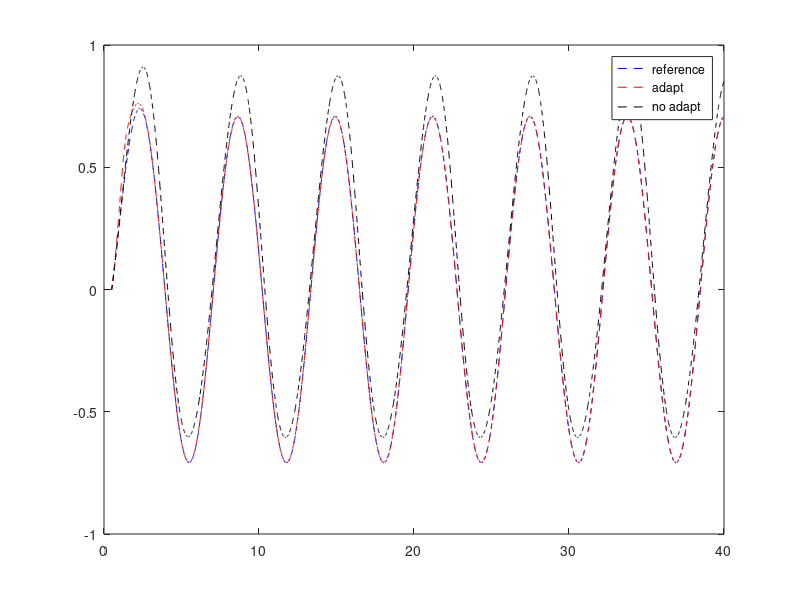
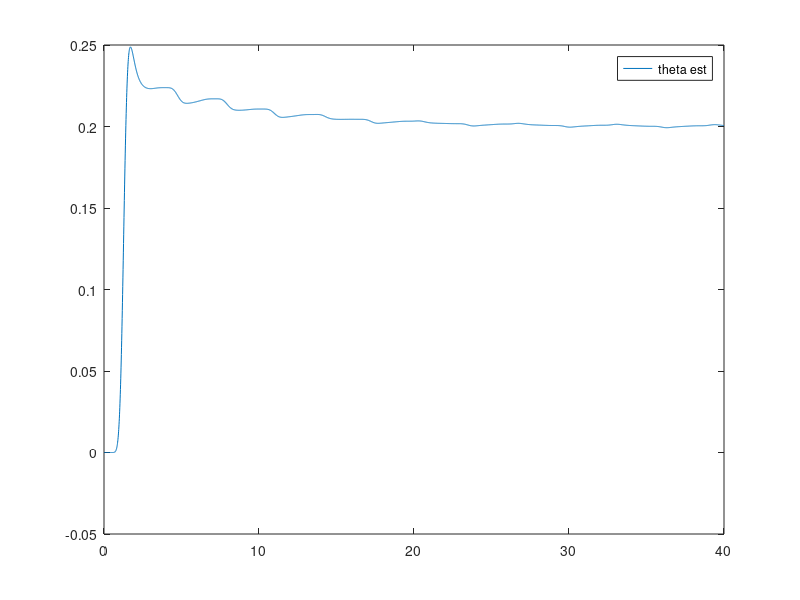
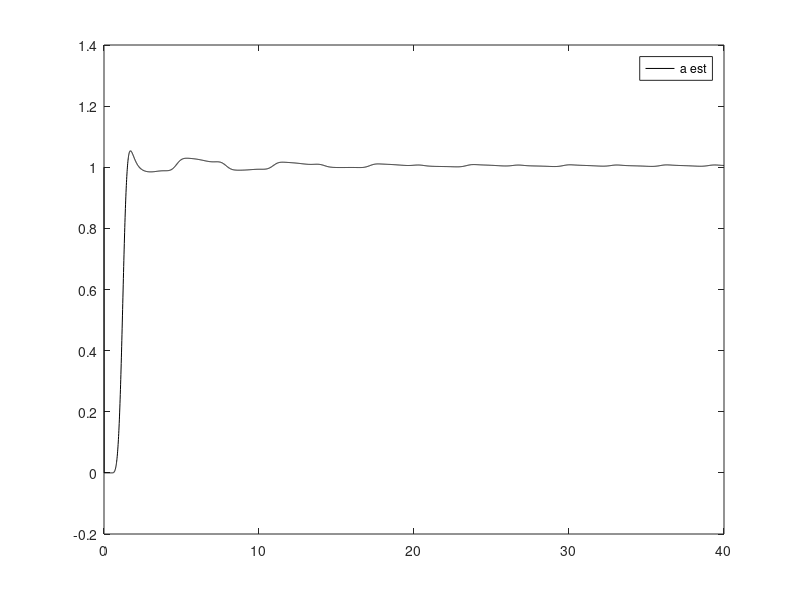
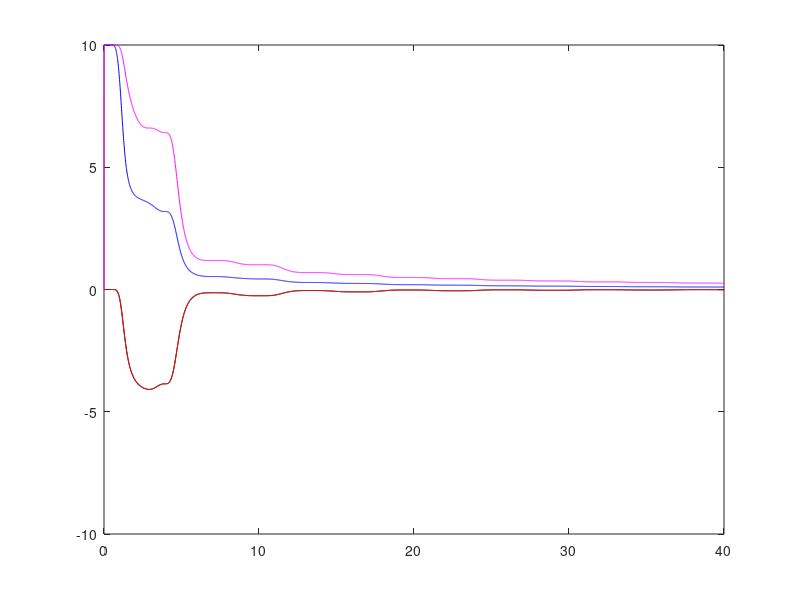

Recreate these plots in MATLAB, in order.
% Demo of indirect MIAC using least squares
% for first order siso system
% Dr Nhan Nguyen Text on MRAC section 6.3
% Joe Chai 2019
% a unknown, b known, theta unknown
% RLS and gradient least squares both implemented (comment out)
clearvars
close all
% define system
a = 1; b = 2; theta = 0.2;
am = -1; bm = 1;
Phi = @(x) x*x; 
Psi = @(x) [x; Phi(x)];
% sim params
dt = 0.01;
t = 0:dt:40;
x_ref = zeros(length(t),1);
x     = zeros(length(t),1);
u     = zeros(length(t),1);
a_est      = zeros(length(t),1); a_est(1) = a;
theta_est  = zeros(length(t),1); 
Omega_est  = zeros(2,length(t));
e_no_adapt = zeros(length(t),1);
x_no_adapt = zeros(length(t),1);
R = 10*eye(2); %RLS
r11 = zeros(length(t),1); r11(1) = R(1,1);
r12 = zeros(length(t),1);
r21 = zeros(length(t),1); r21(1) = R(2,1);
r22 = zeros(length(t),1);

% adaptive parameters
gam_a = 10;
gam_f = 10;
P = 1;
Gamma = [gam_a 0;0 gam_f]; % Gradient LS
% true gains
kx_true = (am - a)/b;
kr_true = bm/b;

% run smulation
r = 0;
xdot = 0;
for i=2:length(t)
    if t(i) > 0.5
        r = sin(t(i));
    end
    e = x_ref(i-1) - x(i-1);
    % control law
    kx = (am - a_est(i-1))/b;
    kr = bm/b;
    ubar = kx*x(i-1) + kr*r;
    xdot_des = a_est(i-1)*x(i-1) + b*ubar;
    epsilon = xdot_des - xdot;
    u(i-1) = kx*x(i-1) + kr*r - theta_est(i-1)*Phi(x(i-1)); 
    u_no_adapt = kx_true*x_no_adapt(i-1) + kr_true * r;
    % adaptive law (recursive least squares)
    %Omegadot = -R*Psi(x(i-1))*(epsilon+e); 
    Rdot     = -R*Psi(x(i-1))*Psi(x(i-1))'*R;
    % % least-squares gradient MRAC adaptive Law
    Omegadot = -Gamma*Psi(x(i-1))*(epsilon + e*P);
    % compute relevant dynamics
    xdot_ref = am*x_ref(i-1) + bm*r;
    xdot     = a *x(i-1) + b*u(i-1) + b*theta*Phi(x(i-1));
    xdot_no_adapt = a*x_no_adapt(i-1) + b*u_no_adapt + b*theta*Phi(x_no_adapt(i-1));
    % integrating/updating 
    x_ref(i) = x_ref(i-1) + xdot_ref*dt;
    x(i)     = x(i-1) + xdot*dt;
    Omega_est(:,i)  = Omega_est(:,i-1) + Omegadot*dt;
    theta_est(i)  = Omega_est(2,i)/b;
    R  = R + Rdot*dt;
    a_est(i)      = Omega_est(1,i);
    x_no_adapt(i) = x_no_adapt(i-1) + xdot_no_adapt*dt;
    e_no_adapt(i) = x_ref(i) - x_no_adapt(i);
    r11(i) = R(1,1);
    r12(i) = R(1,2);
    r21(i) = R(2,1);
    r22(i) = R(2,2);
end

figure('visible','on');
plot(t,x_ref,'b--');
hold on
plot(t,x,'r--');
plot(t,x_no_adapt,'k--');
legend('reference','adapt','no adapt');

figure('visible','on');
plot(t,theta_est);
legend('theta est');

figure('visible','on');
plot(t,a_est,'k');
hold on;
legend('a est');

figure('visible','on');
plot(t,r11,'b');
hold on
plot(t,r12,'k');
plot(t,r21,'r');
plot(t,r22,'m');